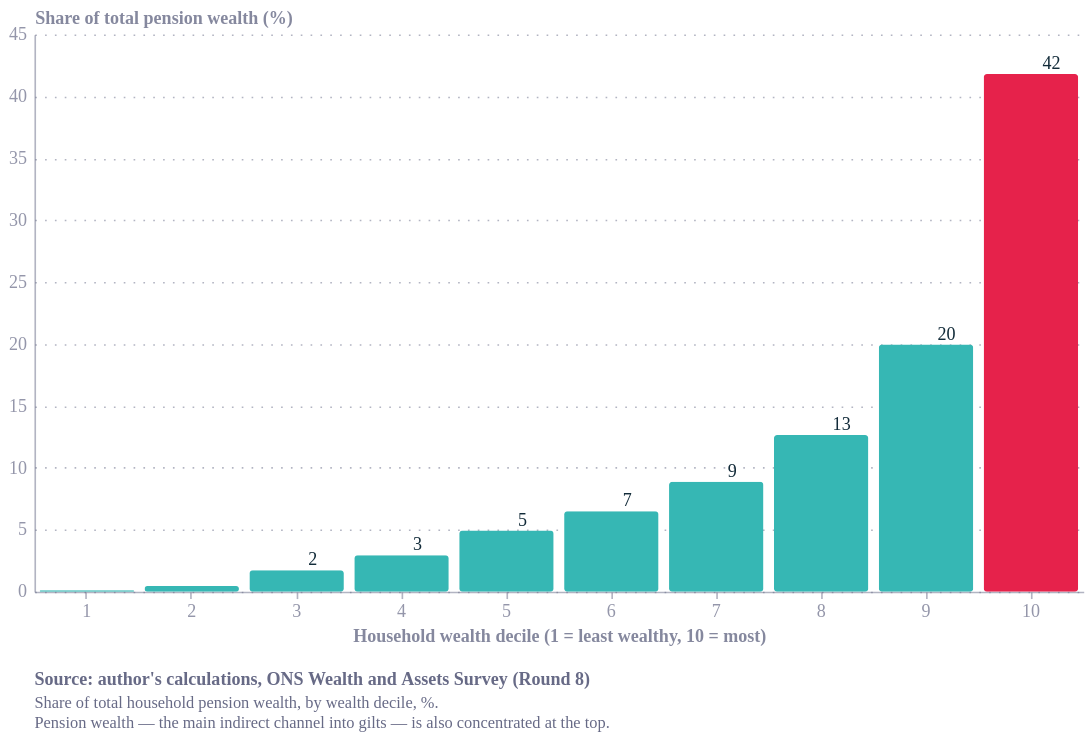

This figure's notebook cell:
### Code cell
import pandas as pd
import altair as alt
from ecostyles import EcoStyles

styles = EcoStyles(); styles.register_and_enable_theme()

df = pd.DataFrame({
    "decile": list(range(1, 11)),
    "share": [0.12, 0.45, 1.73, 2.95, 4.94, 6.50, 8.88, 12.66, 19.96, 41.81],
})
df["hi"] = df["decile"] == 10

bars = alt.Chart(df).mark_bar(cornerRadius=2).encode(
    x=alt.X("decile:O", title="Household wealth decile (1 = least wealthy, 10 = most)",
            axis=alt.Axis(labelAngle=0)),
    y=alt.Y("share:Q", title="Share of total pension wealth (%)", scale=alt.Scale(domain=[0, 45])),
    color=alt.Color("hi:N", scale=alt.Scale(domain=[True, False], range=["#E6224B", "#36B7B4"]),
                    legend=None))
labels = alt.Chart(df[df.share >= 1]).mark_text(dy=-6, fontSize=11, color="#122b39").encode(
    x="decile:O", y="share:Q", text=alt.Text("share:Q", format=".0f"))

caption = alt.Title(
    text="Source: author's calculations, ONS Wealth and Assets Survey (Round 8)",
    subtitle=[
        "Share of total household pension wealth, by wealth decile, %.",
        "Pension wealth — the main indirect channel into gilts — is also concentrated at the top.",
    ],
    orient="bottom", anchor="start", fontSize=11, subtitleFontSize=10,
    color="#676A86", subtitleColor="#676A86", dy=12)

chart = (bars + labels).properties(width=640, height=340, title=caption).configure(
    background="white", font="Circular Std").configure_view(fill="transparent", stroke="transparent")
styles.save(chart, path=".", name="pension_by_decile", svg=True)
chart.save("pension_by_decile.png", scale_factor=2.0)
chart

### Figure 1 — Vega-Lite specification as saved in the notebook (floating-point values rounded to 4 significant figures)
{"config": {"font": "Circular Std", "text": {"color": "#676A86", "align": "left", "baseline": "middle", "dx": 7, "dy": 0, "fontSize": 11}, "view": {"stroke": "transparent", "continuousWidth": 400, "continuousHeight": 300, "discreteWidth": 400, "discreteHeight": 300, "fill": "transparent"}, "range": {"category": ["#36B7B4", "#E6224B", "#F4C245", "#0063AF", "#00A767", "#179FDB", "#EB5C2E"], "diverging": ["#E6224B", "#E54753", "#C9C9C9", "#179FDB", "#122B39"], "heatmap": ["#C9C9C9", "#179FDB", "#0063AF", "#122B39"], "ordinal": ["#00A767", "#36B7B4", "#179FDB", "#0063AF", "#243B5A"]}, "bar": {"color": "#179fdb"}, "line": {"color": "#e6224b"}, "rule": {"color": "#676A86"}, "area": {"opacity": 0.3}, "point": {"filled": true, "size": 80, "color": "#e6224b", "opacity": 0.95}, "geoshape": {"stroke": "white", "strokeWidth": 0.3}, "rect": {"fill": "#d6d4d4", "opacity": 0.3}, "axis": {"labelColor": "#676A86", "labelFontSize": 11, "labelFont": "Circular Std", "labelOpacity": 0.7, "tickColor": "#676A86", "tickOpacity": 0.5, "domainColor": "#676A86", "domainOpacity": 0.5, "gridColor": "#676A86", "gridDash": [2, 2], "gridOpacity": 0.5, "title": null, "titleColor": "#676A86", "titleOpacity": 0.8, "tickSize": 4}, "axisXDiscrete": {"grid": false, "labelAngle": 0, "tickCount": 10, "tickOpacity": 0.5, "title": null}, "axisYDiscrete": {"ticks": false, "labelPadding": 5}, "axisXTemporal": {"grid": false, "ticks": true}, "axisXQuantitative": {"grid": true}, "axisYQuantitative": {"gridColor": "#676A86", "gridDash": [1, 5], "gridOpacity": 0.5, "ticks": false, "labelPadding": 5, "tickCount": 8, "titleAngle": 0, "titleAlign": "left", "titleBaseline": "bottom", "titleX": 0, "titleY": -5}, "title": {"color": "#676A86E6", "subtitleColor": "#676A86", "font": "Circular Std", "subtitleFont": "Circular Std", "anchor": "start", "fontSize": 14, "subtitleFontSize": 12, "subtitlePadding": 4, "offset": 0, "frame": "group"}, "legend": {"titleColor": "#122b39", "title": null, "labelColor": "#122b39", "labelFontSize": 11}, "background": "white"}, "layer": [{"data": {"name": "data-7cc9feb1321c4998b5fc59bd03db8b35"}, "mark": {"type": "bar", "cornerRadius": 2}, "encoding": {"color": {"field": "hi", "legend": null, "scale": {"domain": [true, false], "range": ["#E6224B", "#36B7B4"]}, "type": "nominal"}, "x": {"axis": {"labelAngle": 0}, "field": "decile", "title": "Household wealth decile (1 = least wealthy, 10 = most)", "type": "ordinal"}, "y": {"field": "share", "scale": {"domain": [0, 45]}, "title": "Share of total pension wealth (%)", "type": "quantitative"}}}, {"data": {"name": "data-42fe82fa414465eaaa099041dd53a903"}, "mark": {"type": "text", "color": "#122b39", "dy": -6, "fontSize": 11}, "encoding": {"text": {"field": "share", "format": ".0f", "type": "quantitative"}, "x": {"field": "decile", "type": "ordinal"}, "y": {"field": "share", "type": "quantitative"}}}], "height": 340, "title": {"text": "Source: author's calculations, ONS Wealth and Assets Survey (Round 8)", "anchor": "start", "color": "#676A86", "dy": 12, "fontSize": 11, "orient": "bottom", "subtitle": ["Share of total household pension wealth, by wealth decile, %.", "Pension wealth — the main indirect channel into gilts — is also concentrated at the top."], "subtitleColor": "#676A86", "subtitleFontSize": 10}, "width": 640, "$schema": "https://vega.github.io/schema/vega-lite/v6.4.1.json", "datasets": {"data-7cc9feb1321c4998b5fc59bd03db8b35": [{"decile": 1, "share": 0.12, "hi": false}, {"decile": 2, "share": 0.45, "hi": false}, {"decile": 3, "share": 1.73, "hi": false}, {"decile": 4, "share": 2.95, "hi": false}, {"decile": 5, "share": 4.94, "hi": false}, {"decile": 6, "share": 6.5, "hi": false}, {"decile": 7, "share": 8.88, "hi": false}, {"decile": 8, "share": 12.66, "hi": false}, {"decile": 9, "share": 19.96, "hi": false}, {"decile": 10, "share": 41.81, "hi": true}], "data-42fe82fa414465eaaa099041dd53a903": [{"decile": 3, "share": 1.73, "hi": false}, {"decile": 4, "share": 2.95, "hi": false}, {"decile": 5, "share": 4.94, "hi": false}, {"decile": 6, "share": 6.5, "hi": false}, {"decile": 7, "share": 8.88, "hi": false}, {"decile": 8, "share": 12.66, "hi": false}, {"decile": 9, "share": 19.96, "hi": false}, {"decile": 10, "share": 41.81, "hi": true}]}}
